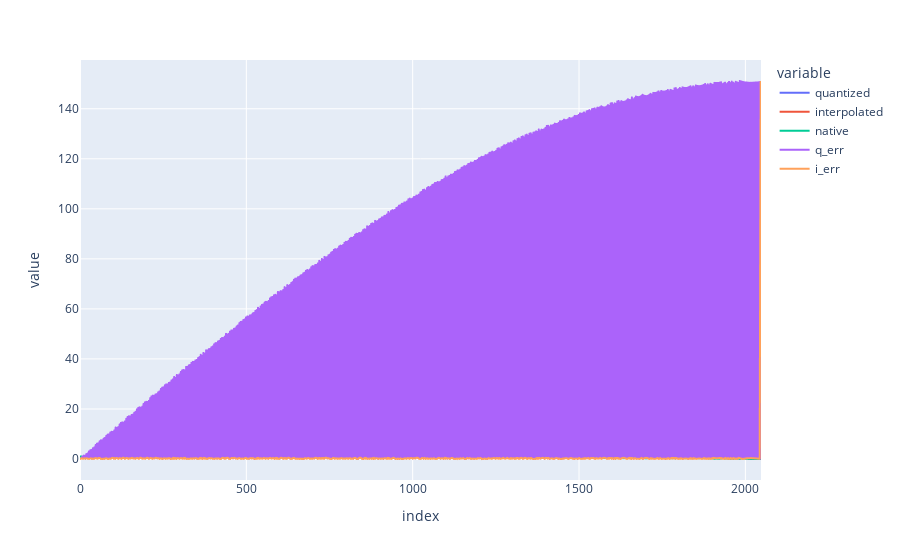

Notebook cell for this chart:
### Code cell
px.line(df)

### Figure 1 — Plotly figure (JSON) as saved in the notebook; plotly's stock layout.template omitted (floating-point values rounded to 4 significant figures; data arrays with more than 128 entries replaced by an {"elided": "..."} marker saying what was removed)
{"data": [{"hovertemplate": "variable=quantized<br>index=%{x}<br>value=%{y}<extra></extra>", "legendgroup": "quantized", "line": {"color": "#636efa", "dash": "solid"}, "marker": {"symbol": "circle"}, "mode": "lines", "name": "quantized", "showlegend": true, "type": "scattergl", "x": {"elided": "2048 int values"}, "xaxis": "x", "y": {"elided": "2048 float values"}, "yaxis": "y"}, {"hovertemplate": "variable=interpolated<br>index=%{x}<br>value=%{y}<extra></extra>", "legendgroup": "interpolated", "line": {"color": "#EF553B", "dash": "solid"}, "marker": {"symbol": "circle"}, "mode": "lines", "name": "interpolated", "showlegend": true, "type": "scattergl", "x": {"elided": "2048 int values"}, "xaxis": "x", "y": {"elided": "2048 float values"}, "yaxis": "y"}, {"hovertemplate": "variable=native<br>index=%{x}<br>value=%{y}<extra></extra>", "legendgroup": "native", "line": {"color": "#00cc96", "dash": "solid"}, "marker": {"symbol": "circle"}, "mode": "lines", "name": "native", "showlegend": true, "type": "scattergl", "x": {"elided": "2048 int values"}, "xaxis": "x", "y": {"elided": "2048 float values"}, "yaxis": "y"}, {"hovertemplate": "variable=q_err<br>index=%{x}<br>value=%{y}<extra></extra>", "legendgroup": "q_err", "line": {"color": "#ab63fa", "dash": "solid"}, "marker": {"symbol": "circle"}, "mode": "lines", "name": "q_err", "showlegend": true, "type": "scattergl", "x": {"elided": "2048 int values"}, "xaxis": "x", "y": {"elided": "2048 float values"}, "yaxis": "y"}, {"hovertemplate": "variable=i_err<br>index=%{x}<br>value=%{y}<extra></extra>", "legendgroup": "i_err", "line": {"color": "#FFA15A", "dash": "solid"}, "marker": {"symbol": "circle"}, "mode": "lines", "name": "i_err", "showlegend": true, "type": "scattergl", "x": {"elided": "2048 int values"}, "xaxis": "x", "y": {"elided": "2048 float values"}, "yaxis": "y"}], "layout": {"legend": {"title": {"text": "variable"}, "tracegroupgap": 0}, "margin": {"t": 60}, "xaxis": {"anchor": "y", "domain": [0, 1], "title": {"text": "index"}}, "yaxis": {"anchor": "x", "domain": [0, 1], "title": {"text": "value"}}}}
